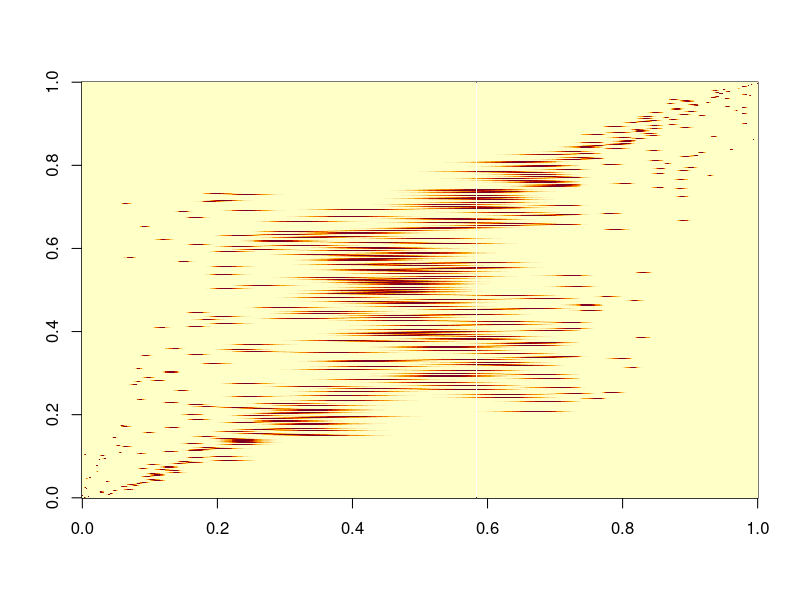
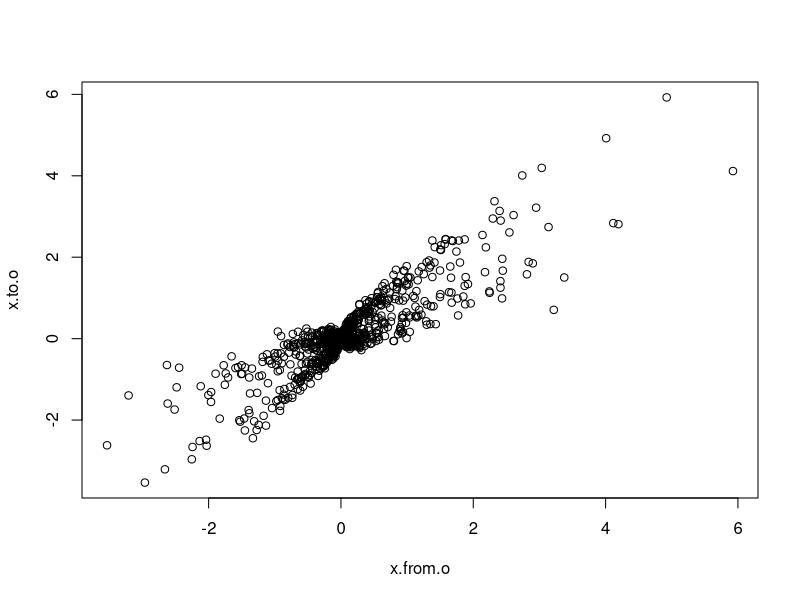

Write R code to recreate these figures, in order.

# March 24/23

# 01 and 02 are offbase on how to the weights
# it's better if a weight associated with distance affects the next point that
# the chain reaches, not the current point

# a synthetic example; generated as AR, but with goofy bimodal conditionals

rm( list=ls() )

set.seed(312345126)


rbimod <- function(mu, delta=2, sig=(1/4), phi=.95 )
 {
   # make a biomodal draw centered at mu
   sgn <- sample( c(-delta,delta), size=1, prob=c(1/2,1/2) ) 
   #x <- phi*mu + sig*(rnorm(1)+sgn)
   x <- phi*mu + sig*(rnorm(1)+sgn)*sqrt(abs(mu))
   x
 }

B <- 1000
x <- numeric(B)
x[1] <- rnorm(1)
for( i in 2:B){ x[i] <- rbimod(x[i-1]) }
y <- x[2:B] - x[1:(B-1)] ## the deviations

tfun <- approxfun( density(y) )

##don't reorder...but keep track of where points go

x.from <- x[1:(B-1)]
x.to <- x[2:B]

# reordered by response level
oo <- order(x.from)
x.from.o <- x.from[oo]
x.to.o <- x.to[oo]

tau <- 1/1000
env <- outer(x.from.o,x.from.o,function(u,v){ exp( -(1/tau)*(u-v)^2 ) } )


# Now we realign to x.to2

oo2 <- order( x.to.o )
x.to.o2 <- x.to.o[oo2] ## sorted x.to's

env2 <- env[,oo2]


## one case
w <- env2[200,]/sum( env2[200,] )
k200 <- density( x.to.o2, weights=w )

#image( x.from.o, x.to.o2, env2 )
# rank transform
image( sqrt(env2) )

plot( x.from.o, x.to.o )

## it works
## to do
## show how k200, for example, approximates the generative kernel at that x.from position...
#
